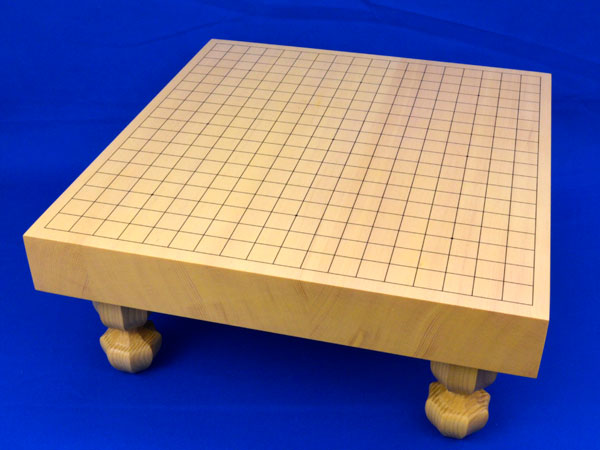
#> input picture backend/images/diag_board.jpg, 600 x 450 px
$ python -i detect_board.py   (imports and definitions only)
#> lines starting #> are read from the running program, lines starting #| are printed output that depends on the picture; after the words box and inside, x2 and y2 are one past the last pixel; in counts of white or black regions, pixels touching at a corner belong together
#> further down, picture is the input picture: shape (450, 600, 3); mean B, G, R 147.4, 107.8, 110.5
from math import atan, cos, sin
import cv2
import numpy as np
# from correct_board import cor_board


def det_board(image):
    neiborhood = np.array([[1, 1, 1], [1, 1, 1], [1, 1, 1]])

    # 白黒画像に変換
    gray = cv2.cvtColor(image, cv2.COLOR_BGR2GRAY)
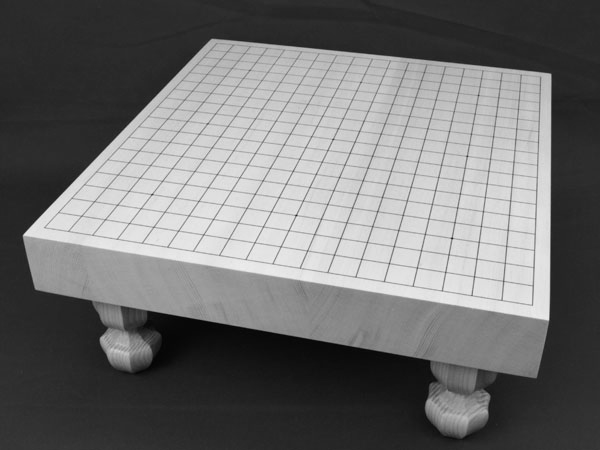
#> gray: shape (450, 600); min 4, max 240, mean 113.1

    # エッジ検出
    split = cv2.Canny(gray, 30, 300, L2gradient=True)
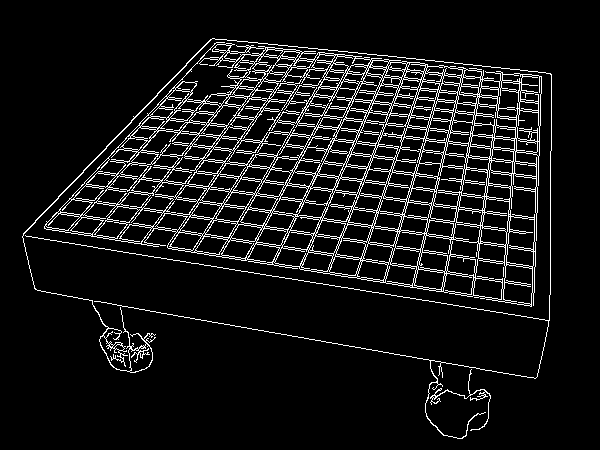
#> split: shape (450, 600); 8.5% white in thin lines or dots, all inside (x1, y1, x2, y2) = (22, 38, 552, 439)

    # 線の膨張、収縮でエッジ間の隙間を消す
    dilate_image = cv2.dilate(split, neiborhood, iterations=1)
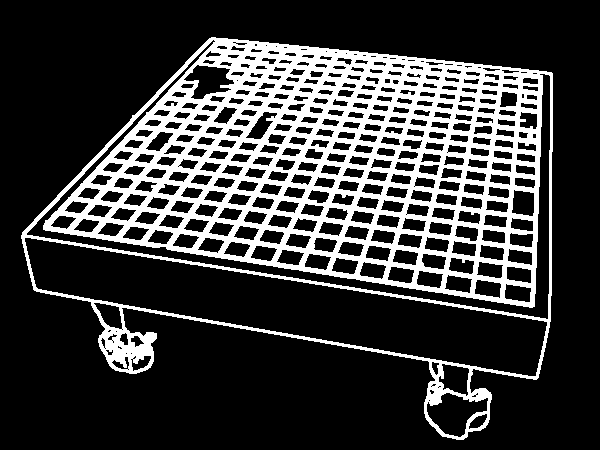
#> dilate_image: shape (450, 600); 23.3% white; 1 white region, box (x1, y1, x2, y2) and area: (21, 37, 553, 440) 62818
    erode_image = cv2.erode(dilate_image, neiborhood, iterations=2)
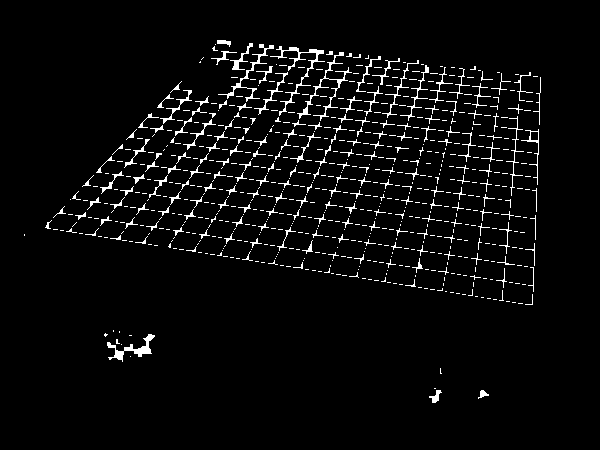
#> erode_image: shape (450, 600); 4.2% white in thin lines or dots, all inside (x1, y1, x2, y2) = (24, 40, 541, 403)

    # 直線を検出、画像幅の10分の1以上の長さの線のみ認識
    lines = cv2.HoughLinesP(
        erode_image,
        rho=1,
        theta=np.pi / 360,
        threshold=50,
        minLineLength=len(image[0]) // 10,
        maxLineGap=len(image[0]) // 20,
    )
#> lines = 60 rows, first 6: [85, 184, 534, 251], [72, 198, 533, 267], [47, 228, 530, 304], [108, 159, 535, 219], [166, 97, 538, 142], [234, 86, 539, 120]

    # リストに変換
    line_array = [list(line[0]) for line in lines]
#> line_array = 60 items, first 6: [85, 184, 534, 251], [72, 198, 533, 267], [47, 228, 530, 304], [108, 159, 535, 219], [166, 97, 538, 142], [234, 86, 539, 120]
    line_theta = []

    # 各線分の頂点情報の末尾に角度の情報を追加
    for line in line_array:
        x1, y1, x2, y2 = line
        line_theta.append([[x1, y1], [x2, y2], atan((y1 - y2) / (x1 - x2))])
#> this loop made 60 passes
#> (x1, y1, x2, y2) on passes 1 to 12: (85, 184, 534, 251), (72, 198, 533, 267), (47, 228, 530, 304), (108, 159, 535, 219), (166, 97, 538, 142), (234, 86, 539, 120), (213, 50, 540, 84), (57, 213, 533, 284), (140, 125, 537, 177), (148, 116, 537, 164), (119, 148, 536, 202), (158, 106, 538, 153)
#> after the loop, line_theta = 60 items
        # red_line_img = cv2.line(image, (x1, y1), (x2, y2), (0, 0, 255), 3)

    # 線分を角度の大きさ順にソート
    line_theta.sort(key=lambda x: x[-1])

    theta_border = np.pi / 6

    # 線分を順に見ていき、角度の変化が30度以上あった部分を
    # 縦線、横線の境界とする
    # 縦線、横線、いずれかの角度の平均値を計算
    para_theta = []
    sum_flag = False
    for i in range(len(line_theta)):
        if line_theta[i][-1] - line_theta[i - 1][-1] > theta_border:
            sum_flag = not sum_flag
        if sum_flag:
            para_theta.append(line_theta[i][-1])
#> this loop made 60 passes
#> sum_flag on pass 24: True
#> after the loop, para_theta = 37 values from 0.102 to 0.156

    mean_theta = sum(para_theta) / len(para_theta)
#> mean_theta = 0.127

    # 求めた平均値との差が45度である角度を求める
    theta = [mean_theta + np.pi / 4, mean_theta - np.pi / 4]
#> theta = [0.912, -0.659]

    # 全ての線分の端点についてその点を通る角度thetaの直線のy切片の
    # 最大値、最小値を取る点を求める
    # その点は碁盤の四隅とみなせる
    min_p = [10**10, 10**10]
    max_p = [0, 0]
    cnrs = [[[], []], [[], []]]
    for i in [0, 1]:
        c = cos(theta[i])
        s = sin(theta[i])
        for j in range(2):
            for line in line_theta:
                y_const = line[j][1] * c - line[j][0] * s
                if min_p[i] > y_const:
                    min_p[i] = y_const
                    cnrs[i][0] = line[j]
                if max_p[i] < y_const:
                    max_p[i] = y_const
                    cnrs[i][1] = line[j]
#> this loop made 2 passes
#> (c, s) on passes 1 to 2: (0.612, 0.791), (0.791, -0.612)
#> after the loop, cnrs = [[[540, 77], [47, 228]], [[217, 40], [530, 304]]]; max_p = [102.4, 564.8]; min_p = [-379.9, 164.5]

    ret_x = [cnrs[0][0][0], cnrs[1][0][0], cnrs[0][1][0], cnrs[1][1][0]]
#> ret_x = [540, 217, 47, 530]
    ret_y = [cnrs[0][0][1], cnrs[1][0][1], cnrs[0][1][1], cnrs[1][1][1]]
#> ret_y = [77, 40, 228, 304]
    # cv2.imwrite("images/output.jpg", image)
    # cv2.imshow("line", image)
    # cv2.waitKey()
    return ret_x, ret_y

    # [15 lines of commented-out code are left out]

>>> import cv2
>>> picture = cv2.imread('images/diag_board.jpg')
>>> result = det_board(picture)
#> result = ([540, 217, 47, 530], [77, 40, 228, 304])
